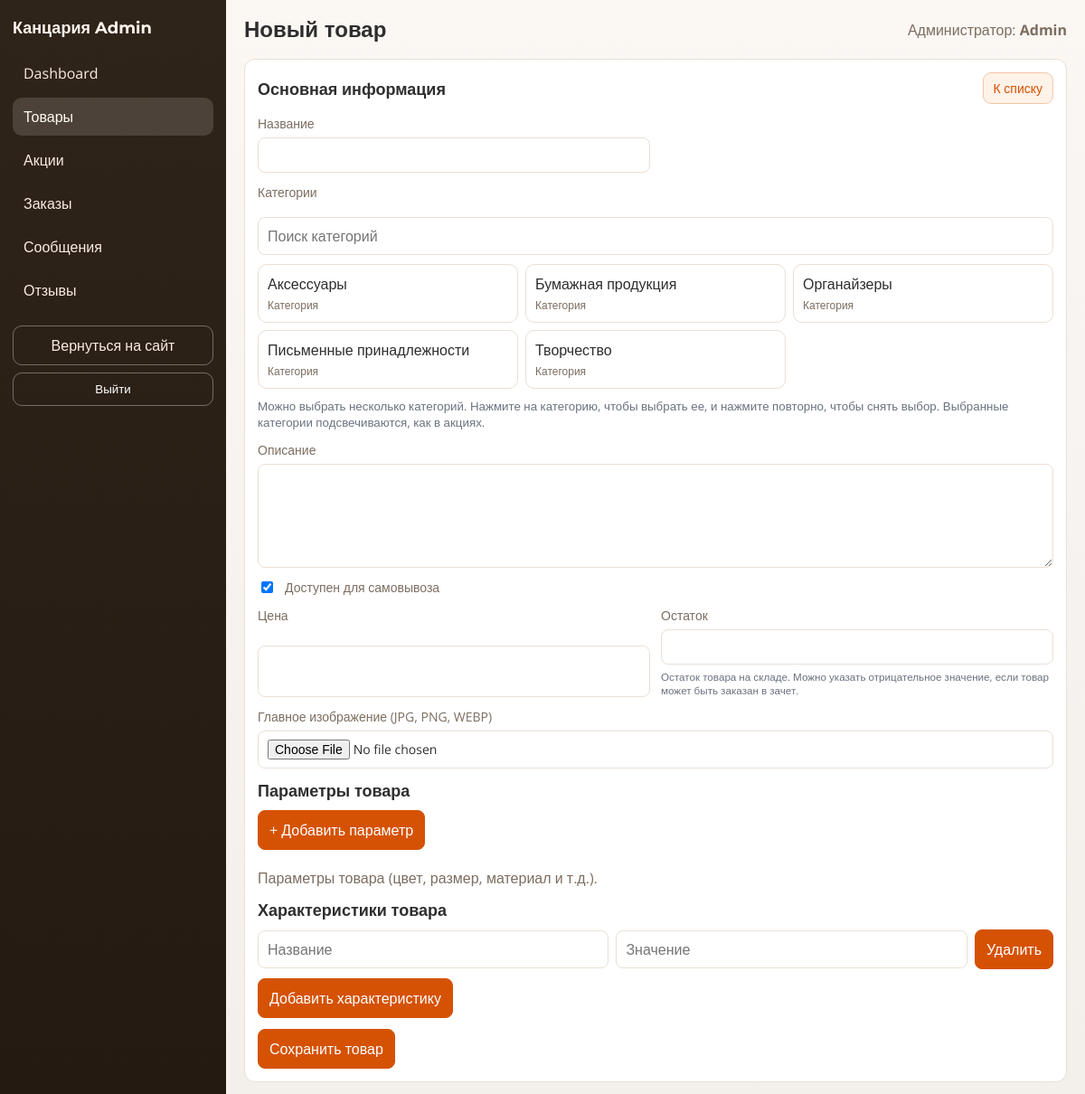
The page /admin/product_create.php (signed in) on the database its author committed.
### tables this page shows
CREATE TABLE `users` (
  `id` int(10) UNSIGNED NOT NULL,
  `role_id` int(10) UNSIGNED NOT NULL,
  `name` varchar(100) NOT NULL,
  `email` varchar(150) NOT NULL,
  `password_hash` varchar(255) NOT NULL,
  `phone` varchar(20) DEFAULT NULL,
  `is_verified` tinyint(1) NOT NULL DEFAULT '0',
  `email_verified_at` datetime DEFAULT NULL,
  `created_at` timestamp NULL DEFAULT CURRENT_TIMESTAMP,
  `updated_at` timestamp NULL DEFAULT CURRENT_TIMESTAMP ON UPDATE CURRENT_TIMESTAMP
);

CREATE TABLE `categories` (
  `id` int(10) UNSIGNED NOT NULL,
  `name` varchar(100) NOT NULL,
  `slug` varchar(120) NOT NULL
);

### admin/product_create.php (the view, shortened to what the rows shown need)
<?php
require_once __DIR__ . '/includes/layout.php';
$categories = [];
$form = [
    'name' => '',
    'description' => '',
    'price' => '',
    'stock_quantity' => '',
    'category_id' => '',
    'category_ids' => [],
    'pickup_available' => '1',
];
$variantPayload = product_admin_form_payload(0);
try {
    $categories = get_categories();
    $categories = array_values($categories);
    usort($categories, static fn (array $a, array $b): int => strcmp((string)($a['name'] ?? ''), (string)($b['name'] ?? '')));
} catch (Throwable $e) {
    admin_log_error('product_create_categories', $e);
}
admin_render_header('Новый товар', 'products');
?>
<section class="admin-form-wrap">
    <div class="admin-section-head">
        <h2>Основная информация</h2>
    </div>
    <form method="post" enctype="multipart/form-data" class="admin-form admin-form-grid">
        <div class="admin-full admin-list__box" id="product-categories-field">
            <div class="list admin-list__grid" data-product-category-picker>
                <?php
                    $selectedCategoryIds = product_normalize_category_ids((array)($form['category_ids'] ?? []));
                ?>
                <?php foreach ($categories as $cat): ?>
                    <?php $isSelected = in_array((int)$cat['id'], $selectedCategoryIds, true); ?>
                    <div
                        class="list-item admin-list__item <?php echo $isSelected ? 'active' : ''; ?>"
                        data-picker-option
                        data-input-id="product-category-<?php echo admin_e((string)$cat['id']); ?>"
                        data-filter-text="<?php echo admin_e(mb_strtolower((string)$cat['name'])); ?>">
                        <span class="admin-list__item-text">
                            <span><?php echo admin_e((string)$cat['name']); ?></span>
                            <span class="admin-list__item-note">Категория</span>
                        </span>
                    </div>
                <?php endforeach; ?>
            </div>
        </div>
    </form>
</section>
<?php admin_render_footer(); ?>

### admin/includes/layout.php (shortened to what the rows shown need)
<?php
require_once __DIR__ . '/auth.php';
function admin_render_header(string $title, string $active = ''): void
{
    $user = admin_require_auth();
?>
    <!DOCTYPE html>
    <html lang="ru">
    <head>
        <link rel="stylesheet" href="/admin/assets/css/admin-base.css">
        <link rel="stylesheet" href="/admin/assets/css/admin-layout.css">
        <link rel="stylesheet" href="/admin/assets/css/admin-components.css">
        <link rel="stylesheet" href="/admin/assets/css/admin-modules.css">
        <link rel="stylesheet" href="/admin/assets/css/admin-responsive.css">
    </head>
    <body class="admin-body">
        <div class="admin-shell">
            <main class="admin-main">
                <header class="admin-topbar">
                    <h1 class="admin-title"><?php echo admin_e($title); ?></h1>
                    <div class="admin-user">
                        <span class="admin-user__role">Администратор:</span>
                        <strong><?php echo admin_e($user['name'] ?? 'Admin'); ?></strong>
                    </div>
                </header>
                <div class="admin-content">
                <?php
}
function admin_render_footer(array $scripts = []): void
{
    ?>
                </div>
            </main>
        </div>
    </body>
    </html>
<?php
}

### rows shown on the page
users: name "Admin"
categories: name "Аксессуары"
categories: name "Бумажная продукция"
categories: name "Органайзеры"
categories: name "Письменные принадлежности"
categories: name "Творчество"

### other values the page prints
admin_e($item['label']) "Dashboard"
admin_e($item['label']) "Товары"
admin_e($item['label']) "Акции"
admin_e($item['label']) "Заказы"
admin_e($item['label']) "Сообщения"
admin_e($item['label']) "Отзывы"
admin_e($title) "Новый товар"
